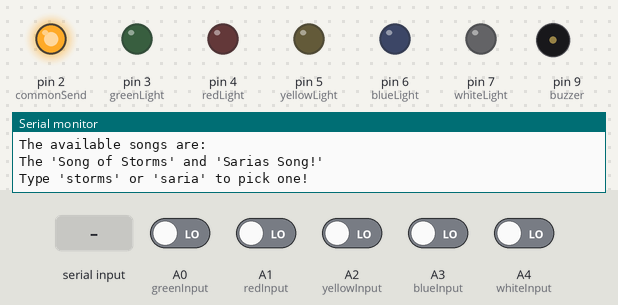
Simulated run of this sketch. Board: Arduino Uno, built with avr-gcc and run on an emulated ATmega328P. Parts: output pins drawn as LEDs (lit = HIGH), buzzer (waves = sounding), the last lines printed to the serial monitor. Inputs (shaded band) come from the test bench; at power-on: A0 (greenInput), A1 (redInput), A2 (yellowInput), A3 (blueInput), A4 (whiteInput) LOW. Pins used as bus, display or sensor lines are not drawn.

Above: at 3.6 s.
3.7 s: "saria" received over Serial
At 5.9 s:
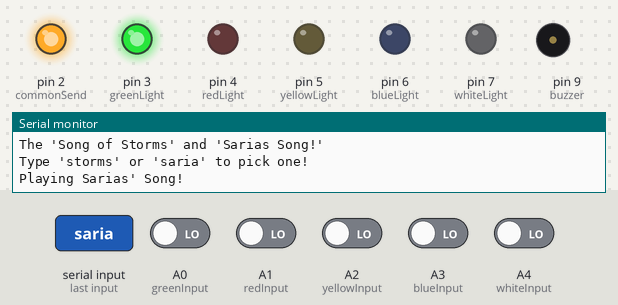
6.4 s: A0 (greenInput) driven HIGH
At 7.4 s:
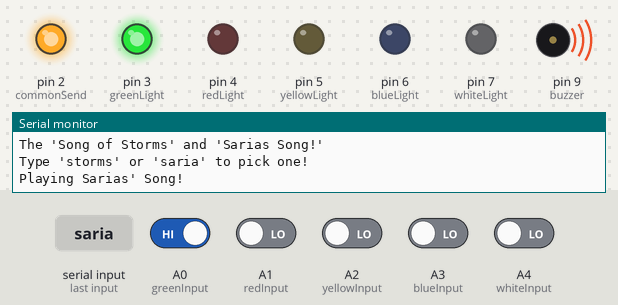
7.9 s: A0 (greenInput) driven LOW
At 9.2 s:
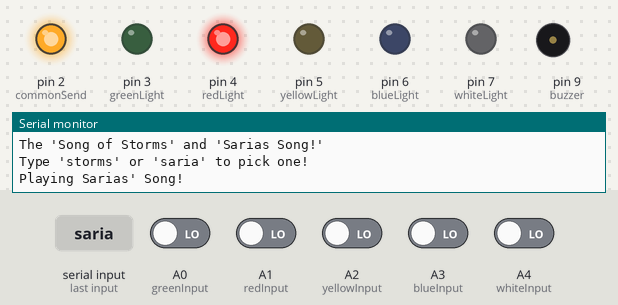
9.5 s: A1 (redInput) driven HIGH
At 10.7 s:
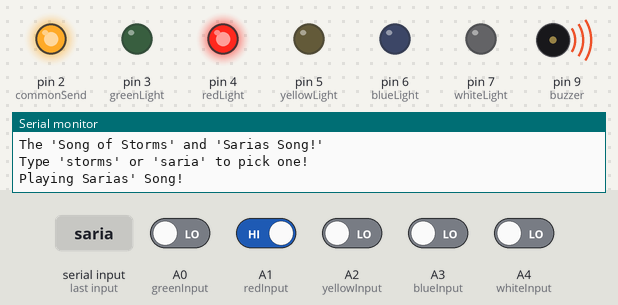
11.0 s: A1 (redInput) driven LOW
At 11.7 s:
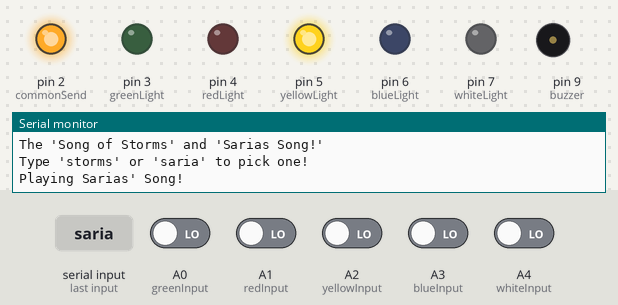
12.6 s: A2 (yellowInput) driven HIGH
At 13.2 s:
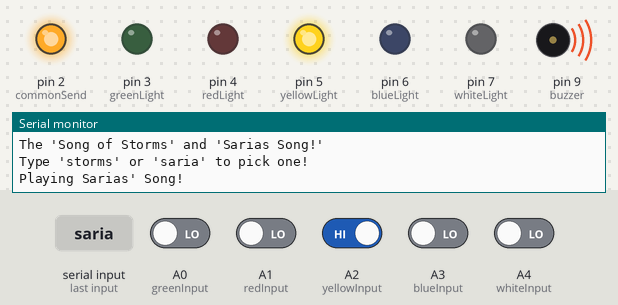
Timing chart, 0 to 15.1 s (numbered marks = the images above; inputs shaded):
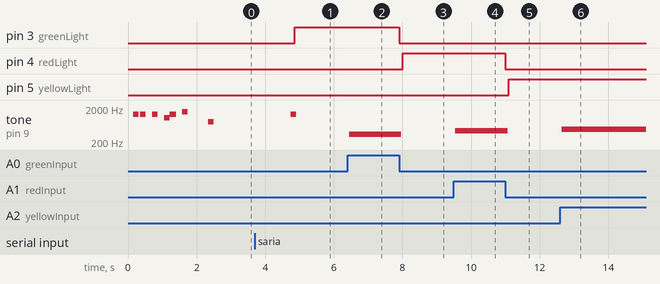

Measured:
- after the input at 3.7 s, pin 3 (greenLight): LOW → HIGH after 1.2 s; tone on pin 9 (buzzer): silent → 1304 Hz after 1.0 s, → silent 0.16 s later
- after the input at 6.4 s, tone on pin 9 (buzzer): silent → 343 Hz after 0.05 s
- after the input at 7.9 s, pin 3 (greenLight): HIGH → LOW at once; pin 4 (redLight): LOW → HIGH after 0.10 s; tone on pin 9 (buzzer): 343 Hz → silent after 0.07 s
- after the input at 9.5 s, tone on pin 9 (buzzer): silent → 430 Hz at once
- after the input at 11.0 s, pin 4 (redLight): HIGH → LOW at once; pin 5 (yellowLight): LOW → HIGH after 0.10 s; tone on pin 9 (buzzer): 430 Hz → silent after 0.06 s
- after the input at 12.6 s, tone on pin 9 (buzzer): silent → 481 Hz at once
- by itself, tone on pin 9 (buzzer): plays 1294 Hz for 0.16 s, 1304 Hz for 0.16 s, 1304 Hz for 0.16 s, 1039 Hz for 0.16 s, 1304 Hz for 0.20 s, 1551 Hz for 0.16 s … (7 notes in this stretch)

The sketch:

PianoHeroProject.ino
```cpp
/**
 * Piano Hero Project
 * All code written by Drew Beaudry
 * For UW-Whitewater Comp-Sci 412
 */

#include "pitches.h"

int commonSend = 2;

int greenLight = 3;
int redLight = 4;
int yellowLight = 5;
int blueLight = 6;
int whiteLight = 7;

int greenInput = A0;
int redInput = A1;
int yellowInput = A2;
int blueInput = A3;
int whiteInput = A4;

int buttons[] = {greenInput, redInput, yellowInput, blueInput, whiteInput};
int buzzer = 9;
int tx = 1;
int rx = 0;
String serialString;

/*
 * SARIAS' SONG
 */

int sariasSong[] = {
  NOTE_F4,NOTE_A4,NOTE_B4,
  NOTE_F4,NOTE_A4,NOTE_B4,
  NOTE_F4,NOTE_A4,NOTE_B4,NOTE_E5,NOTE_D5,
  NOTE_B4,NOTE_C5,NOTE_B4,NOTE_G4,NOTE_E4,
  NOTE_D4,NOTE_E4,NOTE_G4,NOTE_E4,

  NOTE_F4,NOTE_A4,NOTE_B4,
  NOTE_F4,NOTE_A4,NOTE_B4,
  NOTE_F4,NOTE_A4,NOTE_B4,NOTE_E5,NOTE_D5,
  NOTE_B4,NOTE_C5,NOTE_E5,NOTE_B4,NOTE_G4,
  NOTE_B4,NOTE_G4,NOTE_D4,NOTE_E4,

  NOTE_D4,NOTE_E4,NOTE_F4,
  NOTE_G4,NOTE_A4,NOTE_B4,
  NOTE_C5,NOTE_B4,NOTE_E4,

  NOTE_D4,NOTE_E4,NOTE_F4,
  NOTE_G4,NOTE_A4,NOTE_B4,
  NOTE_C5,NOTE_D5,NOTE_E5,

  NOTE_D4,NOTE_E4,NOTE_F4,
  NOTE_G4,NOTE_A4,NOTE_B4,
  NOTE_C5,NOTE_B4,NOTE_E4,

  NOTE_E4,NOTE_D4,NOTE_F4,NOTE_E4,
  NOTE_G4,NOTE_F4,NOTE_A4,NOTE_G4,
  NOTE_B4,NOTE_A4,NOTE_C5,NOTE_B4,
  NOTE_D5,NOTE_C5,

  NOTE_E5,NOTE_F5,NOTE_D5,NOTE_E5
};

int sariasSongButtonsIn[] = {
  greenInput,redInput,yellowInput,greenInput,redInput,yellowInput,
  greenInput,redInput,yellowInput,whiteInput,blueInput,
  yellowInput,blueInput,yellowInput,redInput,greenInput,
  greenInput,redInput,yellowInput,redInput,

  greenInput,redInput,yellowInput,greenInput,redInput,yellowInput,
  greenInput,redInput,yellowInput,whiteInput,blueInput,
  greenInput,redInput,whiteInput,blueInput,yellowInput,
  blueInput,yellowInput,greenInput,redInput,

  greenInput,redInput,yellowInput,
  redInput,yellowInput,blueInput,
  whiteInput,blueInput,yellowInput,
  greenInput,redInput,yellowInput,
  redInput,yellowInput,blueInput,
  yellowInput,blueInput,whiteInput,

  greenInput,redInput,yellowInput,
  redInput,yellowInput,blueInput,
  whiteInput,blueInput,yellowInput,

  redInput,greenInput,redInput,greenInput,
  yellowInput,redInput,yellowInput,redInput,
  blueInput,yellowInput,blueInput,yellowInput,
  whiteInput,blueInput,

  blueInput,whiteInput,yellowInput,blueInput
};

int sariasSongButtonsOut[] = {
  greenLight,redLight,yellowLight,greenLight,redLight,yellowLight,
  greenLight,redLight,yellowLight,whiteLight,blueLight,
  yellowLight,blueLight,yellowLight,redLight,greenLight,
  greenLight,redLight,yellowLight,redLight,

  greenLight,redLight,yellowLight,greenLight,redLight,yellowLight,
  greenLight,redLight,yellowLight,whiteLight,blueLight,
  greenLight,redLight,whiteLight,blueLight,yellowLight,
  blueLight,yellowLight,greenLight,redLight,

  greenLight,redLight,yellowLight,
  redLight,yellowLight,blueLight,
  whiteLight,blueLight,yellowLight,
  greenLight,redLight,yellowLight,
  redLight,yellowLight,blueLight,
  yellowLight,blueLight,whiteLight,

  greenLight,redLight,yellowLight,
  redLight,yellowLight,blueLight,
  whiteLight,blueLight,yellowLight,

  redLight,greenLight,redLight,greenLight,
  yellowLight,redLight,yellowLight,redLight,
  blueLight,yellowLight,blueLight,yellowLight,
  whiteLight,blueLight,

  blueLight,whiteLight,yellowLight,blueLight
};

/*
 * SONG OF STORMS
 */
int songOfStorms[] = {
  NOTE_D4, NOTE_F4, NOTE_D5,
  NOTE_D4, NOTE_F4, NOTE_D5,

  NOTE_E5,NOTE_F5,NOTE_E5,NOTE_F5,NOTE_E5,NOTE_C5,NOTE_A4,

  NOTE_A4,NOTE_D4,NOTE_F4,NOTE_G4,NOTE_A4,
  NOTE_A4,NOTE_D4,NOTE_F4,NOTE_G4,NOTE_E4,

  NOTE_D4, NOTE_F4, NOTE_D5,
  NOTE_D4, NOTE_F4, NOTE_D5,

  NOTE_E5,NOTE_F5,NOTE_E5,NOTE_F5,NOTE_E5,NOTE_C5,NOTE_A4,
  NOTE_A4,NOTE_D4,NOTE_F4,NOTE_G4,NOTE_A4,NOTE_A4,NOTE_D4
};

int songOfStormsButtonsIn[] = {
  greenInput,redInput,whiteInput,greenInput,redInput,whiteInput,
  blueInput,whiteInput,blueInput,whiteInput,blueInput,yellowInput,redInput,
  redInput,greenInput,greenInput,redInput,yellowInput,
  redInput,greenInput,greenInput,yellowInput,redInput,

  greenInput,redInput,whiteInput,greenInput,redInput,whiteInput,
  blueInput,whiteInput,blueInput,whiteInput,blueInput,yellowInput,redInput,
  redInput,greenInput,greenInput,redInput,yellowInput,yellowInput,greenInput
};

int songOfStormsButtonsOut[] = {
  greenLight,redLight,whiteLight,greenLight,redLight,whiteLight,
  blueLight,whiteLight,blueLight,whiteLight,blueLight,yellowLight,redLight,
  redLight,greenLight,greenLight,redLight,yellowLight,
  redLight,greenLight,greenLight,yellowLight,redLight,

  greenLight,redLight,whiteLight,greenLight,redLight,whiteLight,
  blueLight,whiteLight,blueLight,whiteLight,blueLight,yellowLight,redLight,
  redLight,greenLight,greenLight,redLight,yellowLight,yellowLight,greenLight
};

void setup() {
  Serial.begin(9600);

  pinMode(commonSend, OUTPUT);
  pinMode(buzzer, OUTPUT);

  pinMode(greenLight, OUTPUT);
  pinMode(redLight, OUTPUT);
  pinMode(yellowLight, OUTPUT);
  pinMode(blueLight, OUTPUT);
  pinMode(whiteLight, OUTPUT);

  pinMode(greenInput, INPUT);
  pinMode(redInput, INPUT);
  pinMode(yellowInput, INPUT);
  pinMode(blueInput, INPUT);
  pinMode(whiteInput, INPUT);

  digitalWrite(commonSend, HIGH);

  //Welcome Message
  printWelcomeMessage();
  playStartupTone();
}

void loop() {

//Check for serial input via bluetooth
if(Serial.available() > 0) {
  serialString = Serial.readString();
  checkInputString(serialString);
}

//Listen for the green button to be pressed
if (digitalRead(greenInput) == HIGH){
  while(true){
    digitalWrite(greenLight, HIGH);
    buzz(buzzer, NOTE_C4);
    if(checkButtonPresses(greenInput)){
      digitalWrite(greenLight, LOW);
      break;
    }
  }
}

//Listen for the red button to be pressed
if (digitalRead(redInput) == HIGH){
 while(true){
    digitalWrite(redLight, HIGH);
    buzz(buzzer, NOTE_D4);
    if(checkButtonPresses(redInput)){
      digitalWrite(redLight, LOW);
      break;
    }
  }
}

//Listen for the yellow button to be pressed
if (digitalRead(yellowInput) == HIGH){
 while(true){
    digitalWrite(yellowLight, HIGH);
    buzz(buzzer, NOTE_E4);
    if(checkButtonPresses(yellowInput)){
      digitalWrite(yellowLight, LOW);
      break;
    }
  }
}

//Listen for the blue button to be pressed
if (digitalRead(blueInput) == HIGH){
 while(true){
    digitalWrite(blueLight, HIGH);
    buzz(buzzer, NOTE_F4);
    if(checkButtonPresses(blueInput)){
      digitalWrite(blueLight, LOW);
      break;
    }
  }
}

//Listen for the white button to be pressed
if (digitalRead(whiteInput) == HIGH){
 while(true){
    digitalWrite(whiteLight, HIGH);
    buzz(buzzer, NOTE_G4);
    if(checkButtonPresses(whiteInput)){
      digitalWrite(whiteLight, LOW);
      break;
    }
  }
}
}//end loop

void printWelcomeMessage(){
  Serial.println("\nWelcome to Piano Hero!");
  Serial.println("Free-Play Mode is Currently Engaged");
  Serial.println("The available songs are:");
  Serial.println("The 'Song of Storms' and 'Sarias Song!'");
  Serial.println("Type 'storms' or 'saria' to pick one!");
}

void playStartupTone(){
  buzz(buzzer, NOTE_E6,150);
  delay(50);
  buzz(buzzer, NOTE_E6,150);
  delay(200);
  buzz(buzzer, NOTE_E6,150);
  delay(200);
  buzz(buzzer, NOTE_C6,150);
  delay(25);
  buzz(buzzer, NOTE_E6,150);
  delay(200);
  buzz(buzzer, NOTE_G6,150);
  delay(600);
  buzz(buzzer, NOTE_G5,150);
}

void playSuccessTone(){
  buzz(buzzer, NOTE_E6,150);
}

void checkInputString(String inString){
  if(inString.indexOf("help") >=0){
    printWelcomeMessage();
  }

  if(inString.indexOf("saria") >=0){
    playSuccessTone();
    Serial.println("\nPlaying Sarias' Song!");
    playSong(1);
  }

  if(inString.indexOf("storms") >=0){
    playSuccessTone();
    Serial.println("\nPlaying Song of Storms!");
    playSong(2);
  }
}
/**
  *  Choose which song to play
  *  To be called publically
*/
void playSong(int song){
  int length;
  //Play Saria's Song
  if(song == 1){
    length = 85;
    playSong(sariasSongButtonsOut,
    sariasSongButtonsIn,
    sariasSong,
    length);
  }
  //Play Song of Storms
  if(song == 2){
    length = 43;
    playSong(songOfStormsButtonsOut,
    songOfStormsButtonsIn,
    songOfStorms,
    length);
  }
}

/**To be called by playSong(int)*/
void playSong(int buttonsOut[], int buttonsIn[], int notes[], int length){
    int i = 0;
    while(true){
    //Light up LED
    digitalWrite(buttonsOut[i], HIGH);
    //Listen for PRESS signal
    if(digitalRead(buttonsIn[i]) == HIGH){
      while(true){
        //Play the note until the button is released
        buzz(buzzer, notes[i]);
        //Check for the button to be released
        if(digitalRead(buttonsIn[i]) == LOW){
          //Turn off the button light
          digitalWrite(buttonsOut[i], LOW);
          //Increment counter
          i++;
          //Delay in case a button is required to be pressed twice in a row
          delay(100);
          //Break the inner loop
          break;
        }
      }
    }
    //Check for reaching the end of the data arrays
    //ie: The end of the song
    if(i==length){
      Serial.println("\nThe Song is finished! Well done!\nReturning to Free Play.");
      delay(2000);
      playSuccessTone();
      break;
    }
  }
}

/**Buzz for a given amount of milliseconds*/
void buzz(int targetPin, long frequency, long length) {
  digitalWrite(13, HIGH);
  long delayValue = 1000000 / frequency / 2; // calculate the delay value between transitions
  //// 1 second's worth of microseconds, divided by the frequency, then split in half since
  //// there are two phases to each cycle
  long numCycles = frequency * length / 1000; // calculate the number of cycles for proper timing
  //// multiply frequency, which is really cycles per second, by the number of seconds to
  //// get the total number of cycles to produce
  for (long i = 0; i < numCycles; i++) { // for the calculated length of time...
    digitalWrite(targetPin, HIGH); // write the buzzer pin high to push out the diaphram
    delayMicroseconds(delayValue); // wait for the calculated delay value
    digitalWrite(targetPin, LOW); // write the buzzer pin low to pull back the diaphram
    delayMicroseconds(delayValue); // wait again or the calculated delay value
  }
  digitalWrite(13, LOW);

}

/**Buzz once - to be used in a loop*/
void buzz(int targetPin, long frequency){
  long delayValue = 1000000 / frequency / 2;
    digitalWrite(targetPin, HIGH); // write the buzzer pin high to push out the diaphram
    delayMicroseconds(delayValue); // wait for the calculated delay value
    digitalWrite(targetPin, LOW); // write the buzzer pin low to pull back the diaphram
    delayMicroseconds(delayValue); // wait again or the calculated delay value
}

/**returns true if the current button becomes
released or any other button becomes pressed*/
bool checkButtonPresses(int currentButton){
  //If the current button becomes unpressed return true
  if(digitalRead(currentButton) == LOW){
    return true;
  }
  else{
    for(int i = 0; i < 5; i++){
      //If any other button becomes pressed return true
      if(buttons[i] != currentButton && digitalRead(buttons[i] == HIGH)){
        return true;
      }
    }
  }
  return false;
}
```

pitches.h
```cpp
// This file contains a list of 8 octaves worth of pitches
//  that correspond to notes on the piano.
#define NOTE_B0  31
#define NOTE_C1  33
#define NOTE_CS1 35
#define NOTE_D1  37
#define NOTE_DS1 39
#define NOTE_E1  41
#define NOTE_F1  44
#define NOTE_FS1 46
#define NOTE_G1  49
#define NOTE_GS1 52
#define NOTE_A1  55
#define NOTE_AS1 58
#define NOTE_B1  62
#define NOTE_C2  65
#define NOTE_CS2 69
#define NOTE_D2  73
#define NOTE_DS2 78
#define NOTE_E2  82
#define NOTE_F2  87
#define NOTE_FS2 93
#define NOTE_G2  98
#define NOTE_GS2 104
#define NOTE_A2  110
#define NOTE_AS2 117
#define NOTE_B2  123
#define NOTE_C3  131
#define NOTE_CS3 139
#define NOTE_D3  147
#define NOTE_DS3 156
#define NOTE_E3  165
#define NOTE_F3  175
#define NOTE_FS3 185
#define NOTE_G3  196
#define NOTE_GS3 208
#define NOTE_A3  220
#define NOTE_AS3 233
#define NOTE_B3  247
#define NOTE_C4  262
#define NOTE_CS4 277
#define NOTE_D4  294
#define NOTE_DS4 311
#define NOTE_E4  330
#define NOTE_F4  349
#define NOTE_FS4 370
#define NOTE_G4  392
#define NOTE_GS4 415
#define NOTE_A4  440
#define NOTE_AS4 466
#define NOTE_B4  494
#define NOTE_C5  523
#define NOTE_CS5 554
#define NOTE_D5  587
#define NOTE_DS5 622
#define NOTE_E5  659
#define NOTE_F5  698
#define NOTE_FS5 740
#define NOTE_G5  784
#define NOTE_GS5 831
#define NOTE_A5  880
#define NOTE_AS5 932
#define NOTE_B5  988
#define NOTE_C6  1047
#define NOTE_CS6 1109
#define NOTE_D6  1175
#define NOTE_DS6 1245
#define NOTE_E6  1319
#define NOTE_F6  1397
#define NOTE_FS6 1480
#define NOTE_G6  1568
#define NOTE_GS6 1661
#define NOTE_A6  1760
#define NOTE_AS6 1865
#define NOTE_B6  1976
#define NOTE_C7  2093
#define NOTE_CS7 2217
#define NOTE_D7  2349
#define NOTE_DS7 2489
#define NOTE_E7  2637
#define NOTE_F7  2794
#define NOTE_FS7 2960
#define NOTE_G7  3136
#define NOTE_GS7 3322
#define NOTE_A7  3520
#define NOTE_AS7 3729
#define NOTE_B7  3951
#define NOTE_C8  4186
#define NOTE_CS8 4435
#define NOTE_D8  4699
#define NOTE_DS8 4978
```
